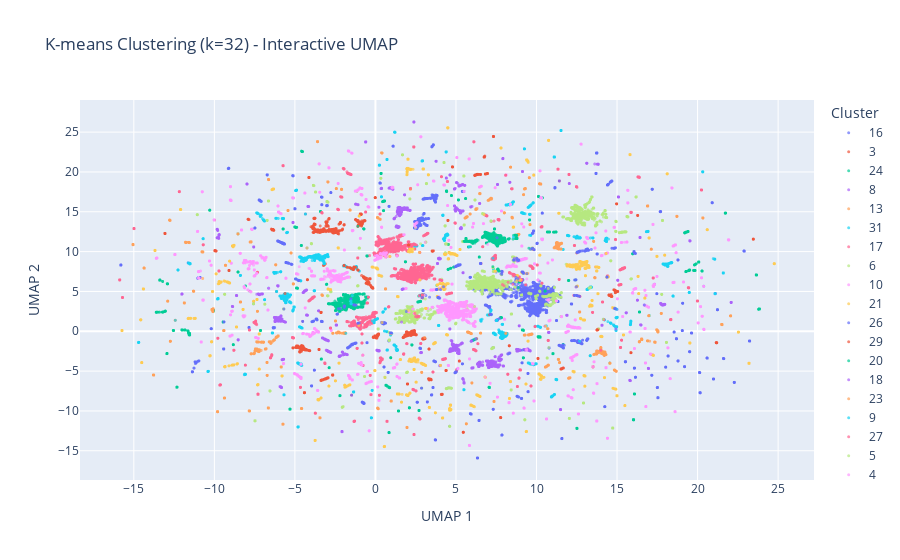

The notebook cell saved with this chart:
### Code cell
# UMAP visualisation if available
if UMAP_AVAILABLE and embeddings_umap is not None:
    plt.figure(figsize=(12, 10))
    scatter = plt.scatter(embeddings_umap[:, 0], embeddings_umap[:, 1], 
                         c=kmeans_labels, cmap='tab10', alpha=0.7, s=2)
    plt.xlabel('UMAP 1')
    plt.ylabel('UMAP 2')
    plt.title(f'K-means Clustering (k={optimal_k}) - UMAP Visualisation')
    plt.colorbar(scatter, label='Cluster')
    plt.show()
    
    # Interactive UMAP
    fig = px.scatter(x=embeddings_umap[:, 0], y=embeddings_umap[:, 1], 
                    color=kmeans_labels.astype(str),
                    hover_data={'article_id': article_ids},
                    title=f'K-means Clustering (k={optimal_k}) - Interactive UMAP',
                    labels={'x': 'UMAP 1', 'y': 'UMAP 2', 'color': 'Cluster'})
    fig.update_traces(marker=dict(size=3, opacity=0.7))
    fig.show()
    
    fig.write_html('../../results/clustering/bert_kmeans_umap_interactive.html')
    print("UMAP interactive plot saved to results/clustering/bert_kmeans_umap_interactive.html")

### Figure 1 — Plotly figure (JSON) as saved in the notebook; plotly's stock layout.template omitted (floating-point values rounded to 4 significant figures; data arrays with more than 128 entries replaced by an {"elided": "..."} marker saying what was removed)
{"data": [{"customdata": {"elided": "1562x1 int values"}, "hovertemplate": "Cluster=16<br>UMAP 1=%{x}<br>UMAP 2=%{y}<br>article_id=%{customdata[0]}<extra></extra>", "legendgroup": "16", "marker": {"color": "#636efa", "opacity": 0.7, "size": 3, "symbol": "circle"}, "mode": "markers", "name": "16", "showlegend": true, "type": "scattergl", "x": {"elided": "1562 float values"}, "xaxis": "x", "y": {"elided": "1562 float values"}, "yaxis": "y"}, {"customdata": {"elided": "669x1 int values"}, "hovertemplate": "Cluster=3<br>UMAP 1=%{x}<br>UMAP 2=%{y}<br>article_id=%{customdata[0]}<extra></extra>", "legendgroup": "3", "marker": {"color": "#EF553B", "opacity": 0.7, "size": 3, "symbol": "circle"}, "mode": "markers", "name": "3", "showlegend": true, "type": "scattergl", "x": {"elided": "669 float values"}, "xaxis": "x", "y": {"elided": "669 float values"}, "yaxis": "y"}, {"customdata": {"elided": "1751x1 int values"}, "hovertemplate": "Cluster=24<br>UMAP 1=%{x}<br>UMAP 2=%{y}<br>article_id=%{customdata[0]}<extra></extra>", "legendgroup": "24", "marker": {"color": "#00cc96", "opacity": 0.7, "size": 3, "symbol": "circle"}, "mode": "markers", "name": "24", "showlegend": true, "type": "scattergl", "x": {"elided": "1751 float values"}, "xaxis": "x", "y": {"elided": "1751 float values"}, "yaxis": "y"}, {"customdata": {"elided": "1097x1 int values"}, "hovertemplate": "Cluster=8<br>UMAP 1=%{x}<br>UMAP 2=%{y}<br>article_id=%{customdata[0]}<extra></extra>", "legendgroup": "8", "marker": {"color": "#ab63fa", "opacity": 0.7, "size": 3, "symbol": "circle"}, "mode": "markers", "name": "8", "showlegend": true, "type": "scattergl", "x": {"elided": "1097 float values"}, "xaxis": "x", "y": {"elided": "1097 float values"}, "yaxis": "y"}, {"customdata": {"elided": "1546x1 int values"}, "hovertemplate": "Cluster=13<br>UMAP 1=%{x}<br>UMAP 2=%{y}<br>article_id=%{customdata[0]}<extra></extra>", "legendgroup": "13", "marker": {"color": "#FFA15A", "opacity": 0.7, "size": 3, "symbol": "circle"}, "mode": "markers", "name": "13", "showlegend": true, "type": "scattergl", "x": {"elided": "1546 float values"}, "xaxis": "x", "y": {"elided": "1546 float values"}, "yaxis": "y"}, {"customdata": {"elided": "1766x1 int values"}, "hovertemplate": "Cluster=31<br>UMAP 1=%{x}<br>UMAP 2=%{y}<br>article_id=%{customdata[0]}<extra></extra>", "legendgroup": "31", "marker": {"color": "#19d3f3", "opacity": 0.7, "size": 3, "symbol": "circle"}, "mode": "markers", "name": "31", "showlegend": true, "type": "scattergl", "x": {"elided": "1766 float values"}, "xaxis": "x", "y": {"elided": "1766 float values"}, "yaxis": "y"}, {"customdata": {"elided": "2217x1 int values"}, "hovertemplate": "Cluster=17<br>UMAP 1=%{x}<br>UMAP 2=%{y}<br>article_id=%{customdata[0]}<extra></extra>", "legendgroup": "17", "marker": {"color": "#FF6692", "opacity": 0.7, "size": 3, "symbol": "circle"}, "mode": "markers", "name": "17", "showlegend": true, "type": "scattergl", "x": {"elided": "2217 float values"}, "xaxis": "x", "y": {"elided": "2217 float values"}, "yaxis": "y"}, {"customdata": {"elided": "1433x1 int values"}, "hovertemplate": "Cluster=6<br>UMAP 1=%{x}<br>UMAP 2=%{y}<br>article_id=%{customdata[0]}<extra></extra>", "legendgroup": "6", "marker": {"color": "#B6E880", "opacity": 0.7, "size": 3, "symbol": "circle"}, "mode": "markers", "name": "6", "showlegend": true, "type": "scattergl", "x": {"elided": "1433 float values"}, "xaxis": "x", "y": {"elided": "1433 float values"}, "yaxis": "y"}, {"customdata": {"elided": "3326x1 int values"}, "hovertemplate": "Cluster=10<br>UMAP 1=%{x}<br>UMAP 2=%{y}<br>article_id=%{customdata[0]}<extra></extra>", "legendgroup": "10", "marker": {"color": "#FF97FF", "opacity": 0.7, "size": 3, "symbol": "circle"}, "mode": "markers", "name": "10", "showlegend": true, "type": "scattergl", "x": {"elided": "3326 float values"}, "xaxis": "x", "y": {"elided": "3326 float values"}, "yaxis": "y"}, {"customdata": {"elided": "1419x1 int values"}, "hovertemplate": "Cluster=21<br>UMAP 1=%{x}<br>UMAP 2=%{y}<br>article_id=%{customdata[0]}<extra></extra>", "legendgroup": "21", "marker": {"color": "#FECB52", "opacity": 0.7, "size": 3, "symbol": "circle"}, "mode": "markers", "name": "21", "showlegend": true, "type": "scattergl", "x": {"elided": "1419 float values"}, "xaxis": "x", "y": {"elided": "1419 float values"}, "yaxis": "y"}, {"customdata": {"elided": "3127x1 int values"}, "hovertemplate": "Cluster=26<br>UMAP 1=%{x}<br>UMAP 2=%{y}<br>article_id=%{customdata[0]}<extra></extra>", "legendgroup": "26", "marker": {"color": "#636efa", "opacity": 0.7, "size": 3, "symbol": "circle"}, "mode": "markers", "name": "26", "showlegend": true, "type": "scattergl", "x": {"elided": "3127 float values"}, "xaxis": "x", "y": {"elided": "3127 float values"}, "yaxis": "y"}, {"customdata": {"elided": "1273x1 int values"}, "hovertemplate": "Cluster=29<br>UMAP 1=%{x}<br>UMAP 2=%{y}<br>article_id=%{customdata[0]}<extra></extra>", "legendgroup": "29", "marker": {"color": "#EF553B", "opacity": 0.7, "size": 3, "symbol": "circle"}, "mode": "markers", "name": "29", "showlegend": true, "type": "scattergl", "x": {"elided": "1273 float values"}, "xaxis": "x", "y": {"elided": "1273 float values"}, "yaxis": "y"}, {"customdata": {"elided": "803x1 int values"}, "hovertemplate": "Cluster=20<br>UMAP 1=%{x}<br>UMAP 2=%{y}<br>article_id=%{customdata[0]}<extra></extra>", "legendgroup": "20", "marker": {"color": "#00cc96", "opacity": 0.7, "size": 3, "symbol": "circle"}, "mode": "markers", "name": "20", "showlegend": true, "type": "scattergl", "x": {"elided": "803 float values"}, "xaxis": "x", "y": {"elided": "803 float values"}, "yaxis": "y"}, {"customdata": {"elided": "1559x1 int values"}, "hovertemplate": "Cluster=18<br>UMAP 1=%{x}<br>UMAP 2=%{y}<br>article_id=%{customdata[0]}<extra></extra>", "legendgroup": "18", "marker": {"color": "#ab63fa", "opacity": 0.7, "size": 3, "symbol": "circle"}, "mode": "markers", "name": "18", "showlegend": true, "type": "scattergl", "x": {"elided": "1559 float values"}, "xaxis": "x", "y": {"elided": "1559 float values"}, "yaxis": "y"}, {"customdata": {"elided": "668x1 int values"}, "hovertemplate": "Cluster=23<br>UMAP 1=%{x}<br>UMAP 2=%{y}<br>article_id=%{customdata[0]}<extra></extra>", "legendgroup": "23", "marker": {"color": "#FFA15A", "opacity": 0.7, "size": 3, "symbol": "circle"}, "mode": "markers", "name": "23", "showlegend": true, "type": "scattergl", "x": {"elided": "668 float values"}, "xaxis": "x", "y": {"elided": "668 float values"}, "yaxis": "y"}, {"customdata": {"elided": "1300x1 int values"}, "hovertemplate": "Cluster=9<br>UMAP 1=%{x}<br>UMAP 2=%{y}<br>article_id=%{customdata[0]}<extra></extra>", "legendgroup": "9", "marker": {"color": "#19d3f3", "opacity": 0.7, "size": 3, "symbol": "circle"}, "mode": "markers", "name": "9", "showlegend": true, "type": "scattergl", "x": {"elided": "1300 float values"}, "xaxis": "x", "y": {"elided": "1300 float values"}, "yaxis": "y"}, {"customdata": {"elided": "1690x1 int values"}, "hovertemplate": "Cluster=27<br>UMAP 1=%{x}<br>UMAP 2=%{y}<br>article_id=%{customdata[0]}<extra></extra>", "legendgroup": "27", "marker": {"color": "#FF6692", "opacity": 0.7, "size": 3, "symbol": "circle"}, "mode": "markers", "name": "27", "showlegend": true, "type": "scattergl", "x": {"elided": "1690 float values"}, "xaxis": "x", "y": {"elided": "1690 float values"}, "yaxis": "y"}, {"customdata": {"elided": "1733x1 int values"}, "hovertemplate": "Cluster=5<br>UMAP 1=%{x}<br>UMAP 2=%{y}<br>article_id=%{customdata[0]}<extra></extra>", "legendgroup": "5", "marker": {"color": "#B6E880", "opacity": 0.7, "size": 3, "symbol": "circle"}, "mode": "markers", "name": "5", "showlegend": true, "type": "scattergl", "x": {"elided": "1733 float values"}, "xaxis": "x", "y": {"elided": "1733 float values"}, "yaxis": "y"}, {"customdata": {"elided": "1475x1 int values"}, "hovertemplate": "Cluster=4<br>UMAP 1=%{x}<br>UMAP 2=%{y}<br>article_id=%{customdata[0]}<extra></extra>", "legendgroup": "4", "marker": {"color": "#FF97FF", "opacity": 0.7, "size": 3, "symbol": "circle"}, "mode": "markers", "name": "4", "showlegend": true, "type": "scattergl", "x": {"elided": "1475 float values"}, "xaxis": "x", "y": {"elided": "1475 float values"}, "yaxis": "y"}, {"customdata": {"elided": "1062x1 int values"}, "hovertemplate": "Cluster=25<br>UMAP 1=%{x}<br>UMAP 2=%{y}<br>article_id=%{customdata[0]}<extra></extra>", "legendgroup": "25", "marker": {"color": "#FECB52", "opacity": 0.7, "size": 3, "symbol": "circle"}, "mode": "markers", "name": "25", "showlegend": true, "type": "scattergl", "x": {"elided": "1062 float values"}, "xaxis": "x", "y": {"elided": "1062 float values"}, "yaxis": "y"}, {"customdata": {"elided": "1203x1 int values"}, "hovertemplate": "Cluster=1<br>UMAP 1=%{x}<br>UMAP 2=%{y}<br>article_id=%{customdata[0]}<extra></extra>", "legendgroup": "1", "marker": {"color": "#636efa", "opacity": 0.7, "size": 3, "symbol": "circle"}, "mode": "markers", "name": "1", "showlegend": true, "type": "scattergl", "x": {"elided": "1203 float values"}, "xaxis": "x", "y": {"elided": "1203 float values"}, "yaxis": "y"}, {"customdata": {"elided": "605x1 int values"}, "hovertemplate": "Cluster=19<br>UMAP 1=%{x}<br>UMAP 2=%{y}<br>article_id=%{customdata[0]}<extra></extra>", "legendgroup": "19", "marker": {"color": "#EF553B", "opacity": 0.7, "size": 3, "symbol": "circle"}, "mode": "markers", "name": "19", "showlegend": true, "type": "scattergl", "x": {"elided": "605 float values"}, "xaxis": "x", "y": {"elided": "605 float values"}, "yaxis": "y"}, {"customdata": {"elided": "1219x1 int values"}, "hovertemplate": "Cluster=28<br>UMAP 1=%{x}<br>UMAP 2=%{y}<br>article_id=%{customdata[0]}<extra></extra>", "legendgroup": "28", "marker": {"color": "#00cc96", "opacity": 0.7, "size": 3, "symbol": "circle"}, "mode": "markers", "name": "28", "showlegend": true, "type": "scattergl", "x": {"elided": "1219 float values"}, "xaxis": "x", "y": {"elided": "1219 float values"}, "yaxis": "y"}, {"customdata": {"elided": "562x1 int values"}, "hovertemplate": "Cluster=2<br>UMAP 1=%{x}<br>UMAP 2=%{y}<br>article_id=%{customdata[0]}<extra></extra>", "legendgroup": "2", "marker": {"color": "#ab63fa", "opacity": 0.7, "size": 3, "symbol": "circle"}, "mode": "markers", "name": "2", "showlegend": true, "type": "scattergl", "x": {"elided": "562 float values"}, "xaxis": "x", "y": {"elided": "562 float values"}, "yaxis": "y"}, {"customdata": {"elided": "232x1 int values"}, "hovertemplate": "Cluster=22<br>UMAP 1=%{x}<br>UMAP 2=%{y}<br>article_id=%{customdata[0]}<extra></extra>", "legendgroup": "22", "marker": {"color": "#FFA15A", "opacity": 0.7, "size": 3, "symbol": "circle"}, "mode": "markers", "name": "22", "showlegend": true, "type": "scattergl", "x": {"elided": "232 float values"}, "xaxis": "x", "y": {"elided": "232 float values"}, "yaxis": "y"}, {"customdata": {"elided": "655x1 int values"}, "hovertemplate": "Cluster=11<br>UMAP 1=%{x}<br>UMAP 2=%{y}<br>article_id=%{customdata[0]}<extra></extra>", "legendgroup": "11", "marker": {"color": "#19d3f3", "opacity": 0.7, "size": 3, "symbol": "circle"}, "mode": "markers", "name": "11", "showlegend": true, "type": "scattergl", "x": {"elided": "655 float values"}, "xaxis": "x", "y": {"elided": "655 float values"}, "yaxis": "y"}, {"customdata": {"elided": "1868x1 int values"}, "hovertemplate": "Cluster=12<br>UMAP 1=%{x}<br>UMAP 2=%{y}<br>article_id=%{customdata[0]}<extra></extra>", "legendgroup": "12", "marker": {"color": "#FF6692", "opacity": 0.7, "size": 3, "symbol": "circle"}, "mode": "markers", "name": "12", "showlegend": true, "type": "scattergl", "x": {"elided": "1868 float values"}, "xaxis": "x", "y": {"elided": "1868 float values"}, "yaxis": "y"}, {"customdata": {"elided": "1559x1 int values"}, "hovertemplate": "Cluster=14<br>UMAP 1=%{x}<br>UMAP 2=%{y}<br>article_id=%{customdata[0]}<extra></extra>", "legendgroup": "14", "marker": {"color": "#B6E880", "opacity": 0.7, "size": 3, "symbol": "circle"}, "mode": "markers", "name": "14", "showlegend": true, "type": "scattergl", "x": {"elided": "1559 float values"}, "xaxis": "x", "y": {"elided": "1559 float values"}, "yaxis": "y"}, {"customdata": {"elided": "934x1 int values"}, "hovertemplate": "Cluster=0<br>UMAP 1=%{x}<br>UMAP 2=%{y}<br>article_id=%{customdata[0]}<extra></extra>", "legendgroup": "0", "marker": {"color": "#FF97FF", "opacity": 0.7, "size": 3, "symbol": "circle"}, "mode": "markers", "name": "0", "showlegend": true, "type": "scattergl", "x": {"elided": "934 float values"}, "xaxis": "x", "y": {"elided": "934 float values"}, "yaxis": "y"}, {"customdata": {"elided": "852x1 int values"}, "hovertemplate": "Cluster=30<br>UMAP 1=%{x}<br>UMAP 2=%{y}<br>article_id=%{customdata[0]}<extra></extra>", "legendgroup": "30", "marker": {"color": "#FECB52", "opacity": 0.7, "size": 3, "symbol": "circle"}, "mode": "markers", "name": "30", "showlegend": true, "type": "scattergl", "x": {"elided": "852 float values"}, "xaxis": "x", "y": {"elided": "852 float values"}, "yaxis": "y"}, {"customdata": {"elided": "739x1 int values"}, "hovertemplate": "Cluster=15<br>UMAP 1=%{x}<br>UMAP 2=%{y}<br>article_id=%{customdata[0]}<extra></extra>", "legendgroup": "15", "marker": {"color": "#636efa", "opacity": 0.7, "size": 3, "symbol": "circle"}, "mode": "markers", "name": "15", "showlegend": true, "type": "scattergl", "x": {"elided": "739 float values"}, "xaxis": "x", "y": {"elided": "739 float values"}, "yaxis": "y"}, {"customdata": {"elided": "325x1 int values"}, "hovertemplate": "Cluster=7<br>UMAP 1=%{x}<br>UMAP 2=%{y}<br>article_id=%{customdata[0]}<extra></extra>", "legendgroup": "7", "marker": {"color": "#EF553B", "opacity": 0.7, "size": 3, "symbol": "circle"}, "mode": "markers", "name": "7", "showlegend": true, "type": "scattergl", "x": {"elided": "325 float values"}, "xaxis": "x", "y": {"elided": "325 float values"}, "yaxis": "y"}], "layout": {"legend": {"title": {"text": "Cluster"}, "tracegroupgap": 0}, "title": {"text": "K-means Clustering (k=32) - Interactive UMAP"}, "xaxis": {"anchor": "y", "domain": [0, 1], "title": {"text": "UMAP 1"}}, "yaxis": {"anchor": "x", "domain": [0, 1], "title": {"text": "UMAP 2"}}}}
